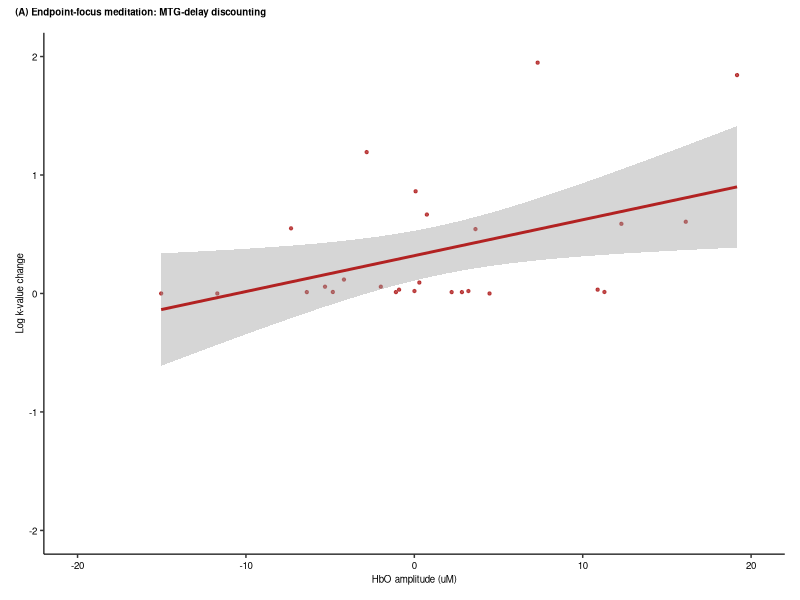
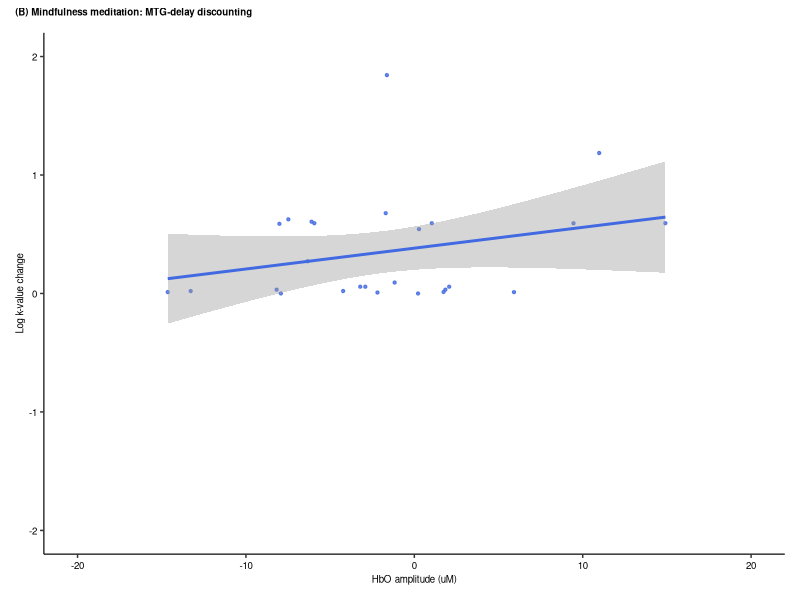

Write R code to recreate these figures, in order.
# fNIRS meditation
# Correlation analysis between HbO and delay discounting change
# This script requires one file: "correlation_rawdata.xlsx"
# Programmed by Feng XIAO (updated on 2025.1.5)
############################################################################################################

### Preparation
## Load required packages for analysis
package_list <- c('car','tidyr','dplyr','readxl','effsize','e1071','lmtest','mediation',
                  'ggplot2','patchwork')
lapply(package_list, require, character.only = TRUE)
setwd(dirname(rstudioapi::getActiveDocumentContext()$path))

### Data input
rd_endpoint <- read_excel('correlation_rawdata.xlsx', sheet = 'CH22_endpoint', na = "---")
rd_mindfulness <- read_excel('correlation_rawdata.xlsx', sheet = 'CH22_mindfulness', na = "---")

rd_endpoint <- rd_endpoint %>% 
  rename(HbO = `HbO amplitude`, Logk = `Log k change abs`)
rd_mindfulness <- rd_mindfulness %>% 
  rename(HbO = `HbO amplitude`, Logk = `Log k change abs`)

### Endpoint-focus
cor.test(rd_endpoint$HbO, rd_endpoint$Logk, method = "pearson") #r=0.44, p=.025
plot_endpoint <- ggplot(rd_endpoint, aes(x = HbO, y = Logk)) +
  geom_point(color = "#B22222", size = 0.8, alpha = 0.8) +               
  geom_smooth(method = "lm", color = "#B22222", se = TRUE, linewidth = 1) +  
  labs(title = NULL,
       x = "HbO amplitude (uM)", y = "Log k-value change") +
  xlim(-20,20)+
  ylim(-2,2)+
  ggtitle(NULL) +
  theme(
    axis.line = element_line(colour = "black", size = 0.4),
    axis.title = element_text(size = 7, color = "black"),
    axis.text = element_text(size = 7, color = "black"),
    panel.background = element_rect(fill = "transparent"),
    legend.position = 'none'
  ) +
  plot_layout(nrow = 1) +
  plot_annotation(title = '(A) Endpoint-focus meditation: MTG-delay discounting',
                  theme = theme(plot.title = element_text(size = 7, color = 'black',
                                                          face = 'bold')))
ggsave("MTG-k_endpoint.pdf", plot = plot_endpoint, width = 2.5, height = 2.5)

### Mindfulness
cor.test(rd_mindfulness$HbO, rd_mindfulness$Logk, method = "pearson") #r=0.27, p=.177
plot_mindfulness <- ggplot(rd_mindfulness, aes(x = HbO, y = Logk)) +
  geom_point(color = "#4169E1", size = 0.8, alpha = 0.8) +               
  geom_smooth(method = "lm", color = "#4169E1", se = TRUE, linewidth = 1) +  
  labs(title = NULL,
       x = "HbO amplitude (uM)", y = "Log k-value change") +
  xlim(-20,20)+
  ylim(-2,2)+
  ggtitle(NULL) +
  theme(
    axis.line = element_line(colour = "black", size = 0.4),
    axis.title = element_text(size = 7, color = "black"),
    axis.text = element_text(size = 7, color = "black"),
    panel.background = element_rect(fill = "transparent"),
    legend.position = 'none'
  ) +
  plot_layout(nrow = 1) +
  plot_annotation(title = '(B) Mindfulness meditation: MTG-delay discounting',
                  theme = theme(plot.title = element_text(size = 7, color = 'black',
                                                          face = 'bold')))
ggsave("MTG-k_mindfulness.pdf", plot = plot_mindfulness, width = 2.5, height = 2.5)
